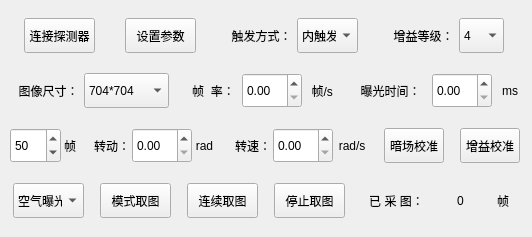
<?xml version="1.0" encoding="UTF-8"?>
<ui version="4.0">
 <class>DetectorKZWidget</class>
 <widget class="QWidget" name="DetectorKZWidget">
  <property name="geometry">
   <rect>
    <x>0</x>
    <y>0</y>
    <width>532</width>
    <height>237</height>
   </rect>
  </property>
  <property name="windowTitle">
   <string>DetectorKZWidget</string>
  </property>
  <layout class="QVBoxLayout" name="verticalLayout">
   <property name="spacing">
    <number>0</number>
   </property>
   <property name="leftMargin">
    <number>0</number>
   </property>
   <property name="topMargin">
    <number>0</number>
   </property>
   <property name="rightMargin">
    <number>0</number>
   </property>
   <property name="bottomMargin">
    <number>0</number>
   </property>
   <item>
    <layout class="QVBoxLayout" name="verticalLayout_2" stretch="1,1,1,1">
     <property name="spacing">
      <number>20</number>
     </property>
     <item>
      <layout class="QHBoxLayout" name="horizontalLayout_5">
       <item>
        <widget class="QPushButton" name="connectDetectorBtn">
         <property name="minimumSize">
          <size>
           <width>71</width>
           <height>35</height>
          </size>
         </property>
         <property name="maximumSize">
          <size>
           <width>71</width>
           <height>35</height>
          </size>
         </property>
         <property name="text">
          <string>连接探测器</string>
         </property>
        </widget>
       </item>
       <item>
        <widget class="QPushButton" name="setModeBtn">
         <property name="minimumSize">
          <size>
           <width>71</width>
           <height>35</height>
          </size>
         </property>
         <property name="maximumSize">
          <size>
           <width>71</width>
           <height>35</height>
          </size>
         </property>
         <property name="text">
          <string>设置参数</string>
         </property>
        </widget>
       </item>
       <item>
        <layout class="QHBoxLayout" name="horizontalLayout_3">
         <property name="spacing">
          <number>0</number>
         </property>
         <item>
          <widget class="QLabel" name="label_3">
           <property name="minimumSize">
            <size>
             <width>71</width>
             <height>25</height>
            </size>
           </property>
           <property name="maximumSize">
            <size>
             <width>71</width>
             <height>25</height>
            </size>
           </property>
           <property name="text">
            <string>触发方式：</string>
           </property>
           <property name="alignment">
            <set>Qt::AlignCenter</set>
           </property>
          </widget>
         </item>
         <item>
          <widget class="QComboBox" name="trigComboBox">
           <property name="minimumSize">
            <size>
             <width>61</width>
             <height>35</height>
            </size>
           </property>
           <property name="maximumSize">
            <size>
             <width>61</width>
             <height>35</height>
            </size>
           </property>
           <property name="currentIndex">
            <number>0</number>
           </property>
           <item>
            <property name="text">
             <string>内触发</string>
            </property>
           </item>
           <item>
            <property name="text">
             <string>外触发</string>
            </property>
           </item>
          </widget>
         </item>
        </layout>
       </item>
       <item>
        <layout class="QHBoxLayout" name="horizontalLayout_2">
         <property name="spacing">
          <number>0</number>
         </property>
         <item>
          <widget class="QLabel" name="label_2">
           <property name="minimumSize">
            <size>
             <width>71</width>
             <height>25</height>
            </size>
           </property>
           <property name="maximumSize">
            <size>
             <width>71</width>
             <height>25</height>
            </size>
           </property>
           <property name="text">
            <string>增益等级：</string>
           </property>
           <property name="alignment">
            <set>Qt::AlignCenter</set>
           </property>
          </widget>
         </item>
         <item>
          <widget class="QComboBox" name="gainComboBox">
           <property name="minimumSize">
            <size>
             <width>45</width>
             <height>35</height>
            </size>
           </property>
           <property name="maximumSize">
            <size>
             <width>45</width>
             <height>35</height>
            </size>
           </property>
           <property name="layoutDirection">
            <enum>Qt::LeftToRight</enum>
           </property>
           <item>
            <property name="text">
             <string>4</string>
            </property>
           </item>
           <item>
            <property name="text">
             <string>5</string>
            </property>
           </item>
           <item>
            <property name="text">
             <string>6</string>
            </property>
           </item>
           <item>
            <property name="text">
             <string>7</string>
            </property>
           </item>
          </widget>
         </item>
        </layout>
       </item>
      </layout>
     </item>
     <item>
      <layout class="QHBoxLayout" name="horizontalLayout_6">
       <item>
        <layout class="QHBoxLayout" name="horizontalLayout_4">
         <property name="spacing">
          <number>0</number>
         </property>
         <item>
          <widget class="QLabel" name="label">
           <property name="minimumSize">
            <size>
             <width>71</width>
             <height>21</height>
            </size>
           </property>
           <property name="maximumSize">
            <size>
             <width>71</width>
             <height>21</height>
            </size>
           </property>
           <property name="text">
            <string>图像尺寸：</string>
           </property>
           <property name="alignment">
            <set>Qt::AlignCenter</set>
           </property>
          </widget>
         </item>
         <item>
          <widget class="QComboBox" name="modeComboBox">
           <property name="minimumSize">
            <size>
             <width>85</width>
             <height>35</height>
            </size>
           </property>
           <property name="maximumSize">
            <size>
             <width>85</width>
             <height>35</height>
            </size>
           </property>
           <item>
            <property name="text">
             <string>704*704</string>
            </property>
           </item>
           <item>
            <property name="text">
             <string>1408*1408</string>
            </property>
           </item>
           <item>
            <property name="text">
             <string>2816*2816</string>
            </property>
           </item>
          </widget>
         </item>
        </layout>
       </item>
       <item>
        <layout class="QHBoxLayout" name="horizontalLayout">
         <property name="spacing">
          <number>3</number>
         </property>
         <item>
          <widget class="QLabel" name="label_8">
           <property name="minimumSize">
            <size>
             <width>51</width>
             <height>25</height>
            </size>
           </property>
           <property name="maximumSize">
            <size>
             <width>51</width>
             <height>25</height>
            </size>
           </property>
           <property name="text">
            <string>帧  率：</string>
           </property>
           <property name="alignment">
            <set>Qt::AlignCenter</set>
           </property>
          </widget>
         </item>
         <item>
          <widget class="QDoubleSpinBox" name="frameSpinBox">
           <property name="minimumSize">
            <size>
             <width>60</width>
             <height>35</height>
            </size>
           </property>
           <property name="maximumSize">
            <size>
             <width>60</width>
             <height>35</height>
            </size>
           </property>
           <property name="maximum">
            <double>15.000000000000000</double>
           </property>
           <property name="singleStep">
            <double>0.100000000000000</double>
           </property>
          </widget>
         </item>
         <item>
          <widget class="QLabel" name="label_6">
           <property name="minimumSize">
            <size>
             <width>31</width>
             <height>25</height>
            </size>
           </property>
           <property name="maximumSize">
            <size>
             <width>31</width>
             <height>25</height>
            </size>
           </property>
           <property name="text">
            <string> 帧/s</string>
           </property>
           <property name="alignment">
            <set>Qt::AlignCenter</set>
           </property>
          </widget>
         </item>
        </layout>
       </item>
       <item>
        <layout class="QHBoxLayout" name="horizontalLayout_10">
         <item>
          <widget class="QLabel" name="label_4">
           <property name="minimumSize">
            <size>
             <width>71</width>
             <height>25</height>
            </size>
           </property>
           <property name="maximumSize">
            <size>
             <width>71</width>
             <height>25</height>
            </size>
           </property>
           <property name="text">
            <string>曝光时间：</string>
           </property>
           <property name="alignment">
            <set>Qt::AlignCenter</set>
           </property>
          </widget>
         </item>
         <item>
          <widget class="QDoubleSpinBox" name="exposureSpinBox">
           <property name="minimumSize">
            <size>
             <width>60</width>
             <height>35</height>
            </size>
           </property>
           <property name="maximumSize">
            <size>
             <width>60</width>
             <height>35</height>
            </size>
           </property>
          </widget>
         </item>
         <item>
          <widget class="QLabel" name="label_7">
           <property name="minimumSize">
            <size>
             <width>21</width>
             <height>25</height>
            </size>
           </property>
           <property name="maximumSize">
            <size>
             <width>21</width>
             <height>25</height>
            </size>
           </property>
           <property name="text">
            <string> ms</string>
           </property>
           <property name="alignment">
            <set>Qt::AlignCenter</set>
           </property>
          </widget>
         </item>
        </layout>
       </item>
      </layout>
     </item>
     <item>
      <layout class="QHBoxLayout" name="horizontalLayout_7">
       <item>
        <layout class="QHBoxLayout" name="horizontalLayout_11">
         <property name="spacing">
          <number>0</number>
         </property>
         <item>
          <widget class="QSpinBox" name="picNumSpinBox">
           <property name="minimumSize">
            <size>
             <width>51</width>
             <height>35</height>
            </size>
           </property>
           <property name="maximumSize">
            <size>
             <width>51</width>
             <height>35</height>
            </size>
           </property>
           <property name="maximum">
            <number>1000</number>
           </property>
           <property name="value">
            <number>50</number>
           </property>
          </widget>
         </item>
         <item>
          <widget class="QLabel" name="label_5">
           <property name="minimumSize">
            <size>
             <width>15</width>
             <height>25</height>
            </size>
           </property>
           <property name="maximumSize">
            <size>
             <width>15</width>
             <height>25</height>
            </size>
           </property>
           <property name="text">
            <string> 帧</string>
           </property>
           <property name="alignment">
            <set>Qt::AlignCenter</set>
           </property>
          </widget>
         </item>
        </layout>
       </item>
       <item>
        <layout class="QHBoxLayout" name="horizontalLayout_14">
         <property name="spacing">
          <number>0</number>
         </property>
         <item>
          <widget class="QLabel" name="label_12">
           <property name="minimumSize">
            <size>
             <width>40</width>
             <height>25</height>
            </size>
           </property>
           <property name="maximumSize">
            <size>
             <width>40</width>
             <height>25</height>
            </size>
           </property>
           <property name="text">
            <string>转动：</string>
           </property>
           <property name="alignment">
            <set>Qt::AlignCenter</set>
           </property>
          </widget>
         </item>
         <item>
          <widget class="QDoubleSpinBox" name="rMoveSpinBox">
           <property name="minimumSize">
            <size>
             <width>60</width>
             <height>35</height>
            </size>
           </property>
           <property name="maximumSize">
            <size>
             <width>60</width>
             <height>35</height>
            </size>
           </property>
           <property name="maximum">
            <double>360.000000000000000</double>
           </property>
          </widget>
         </item>
         <item>
          <widget class="QLabel" name="label_13">
           <property name="minimumSize">
            <size>
             <width>25</width>
             <height>25</height>
            </size>
           </property>
           <property name="maximumSize">
            <size>
             <width>25</width>
             <height>25</height>
            </size>
           </property>
           <property name="text">
            <string>rad</string>
           </property>
           <property name="alignment">
            <set>Qt::AlignCenter</set>
           </property>
          </widget>
         </item>
        </layout>
       </item>
       <item>
        <layout class="QHBoxLayout" name="horizontalLayout_12">
         <property name="spacing">
          <number>0</number>
         </property>
         <item>
          <widget class="QLabel" name="label_10">
           <property name="minimumSize">
            <size>
             <width>40</width>
             <height>25</height>
            </size>
           </property>
           <property name="maximumSize">
            <size>
             <width>40</width>
             <height>25</height>
            </size>
           </property>
           <property name="text">
            <string>转速：</string>
           </property>
           <property name="alignment">
            <set>Qt::AlignCenter</set>
           </property>
          </widget>
         </item>
         <item>
          <widget class="QDoubleSpinBox" name="rSpeedSpinBox">
           <property name="minimumSize">
            <size>
             <width>60</width>
             <height>35</height>
            </size>
           </property>
           <property name="maximumSize">
            <size>
             <width>60</width>
             <height>35</height>
            </size>
           </property>
           <property name="maximum">
            <double>1000.000000000000000</double>
           </property>
          </widget>
         </item>
         <item>
          <widget class="QLabel" name="label_15">
           <property name="minimumSize">
            <size>
             <width>35</width>
             <height>25</height>
            </size>
           </property>
           <property name="maximumSize">
            <size>
             <width>35</width>
             <height>25</height>
            </size>
           </property>
           <property name="text">
            <string> rad/s</string>
           </property>
           <property name="alignment">
            <set>Qt::AlignCenter</set>
           </property>
          </widget>
         </item>
        </layout>
       </item>
       <item>
        <widget class="QPushButton" name="darkAdjustBtn">
         <property name="minimumSize">
          <size>
           <width>60</width>
           <height>35</height>
          </size>
         </property>
         <property name="maximumSize">
          <size>
           <width>60</width>
           <height>35</height>
          </size>
         </property>
         <property name="text">
          <string>暗场校准</string>
         </property>
        </widget>
       </item>
       <item>
        <widget class="QPushButton" name="gainAdjustBtn">
         <property name="minimumSize">
          <size>
           <width>60</width>
           <height>35</height>
          </size>
         </property>
         <property name="maximumSize">
          <size>
           <width>60</width>
           <height>35</height>
          </size>
         </property>
         <property name="text">
          <string>增益校准</string>
         </property>
        </widget>
       </item>
      </layout>
     </item>
     <item>
      <layout class="QHBoxLayout" name="horizontalLayout_8">
       <property name="spacing">
        <number>3</number>
       </property>
       <item>
        <widget class="QComboBox" name="getPicModeComboBox">
         <property name="minimumSize">
          <size>
           <width>71</width>
           <height>35</height>
          </size>
         </property>
         <property name="maximumSize">
          <size>
           <width>71</width>
           <height>35</height>
          </size>
         </property>
         <item>
          <property name="text">
           <string>空气曝光</string>
          </property>
         </item>
         <item>
          <property name="text">
           <string>几何校正</string>
          </property>
         </item>
         <item>
          <property name="text">
           <string>连续采集</string>
          </property>
         </item>
         <item>
          <property name="text">
           <string>步进采集</string>
          </property>
         </item>
        </widget>
       </item>
       <item>
        <widget class="QPushButton" name="getPicBtn">
         <property name="minimumSize">
          <size>
           <width>71</width>
           <height>35</height>
          </size>
         </property>
         <property name="maximumSize">
          <size>
           <width>71</width>
           <height>35</height>
          </size>
         </property>
         <property name="text">
          <string>模式取图</string>
         </property>
        </widget>
       </item>
       <item>
        <widget class="QPushButton" name="startPulseBtn">
         <property name="minimumSize">
          <size>
           <width>71</width>
           <height>35</height>
          </size>
         </property>
         <property name="maximumSize">
          <size>
           <width>71</width>
           <height>35</height>
          </size>
         </property>
         <property name="text">
          <string>连续取图</string>
         </property>
        </widget>
       </item>
       <item>
        <widget class="QPushButton" name="stopPulseBtn">
         <property name="minimumSize">
          <size>
           <width>71</width>
           <height>35</height>
          </size>
         </property>
         <property name="maximumSize">
          <size>
           <width>71</width>
           <height>35</height>
          </size>
         </property>
         <property name="text">
          <string>停止取图</string>
         </property>
        </widget>
       </item>
       <item>
        <widget class="QLabel" name="label_11">
         <property name="minimumSize">
          <size>
           <width>71</width>
           <height>25</height>
          </size>
         </property>
         <property name="maximumSize">
          <size>
           <width>71</width>
           <height>25</height>
          </size>
         </property>
         <property name="text">
          <string>已 采 图：</string>
         </property>
         <property name="alignment">
          <set>Qt::AlignCenter</set>
         </property>
        </widget>
       </item>
       <item>
        <widget class="QLabel" name="picNumLabel">
         <property name="minimumSize">
          <size>
           <width>25</width>
           <height>25</height>
          </size>
         </property>
         <property name="maximumSize">
          <size>
           <width>25</width>
           <height>25</height>
          </size>
         </property>
         <property name="text">
          <string>0</string>
         </property>
         <property name="alignment">
          <set>Qt::AlignCenter</set>
         </property>
        </widget>
       </item>
       <item>
        <widget class="QLabel" name="label_9">
         <property name="minimumSize">
          <size>
           <width>25</width>
           <height>25</height>
          </size>
         </property>
         <property name="maximumSize">
          <size>
           <width>25</width>
           <height>25</height>
          </size>
         </property>
         <property name="text">
          <string> 帧</string>
         </property>
         <property name="alignment">
          <set>Qt::AlignCenter</set>
         </property>
        </widget>
       </item>
      </layout>
     </item>
    </layout>
   </item>
  </layout>
 </widget>
 <layoutdefault spacing="6" margin="11"/>
 <resources/>
 <connections/>
</ui>
